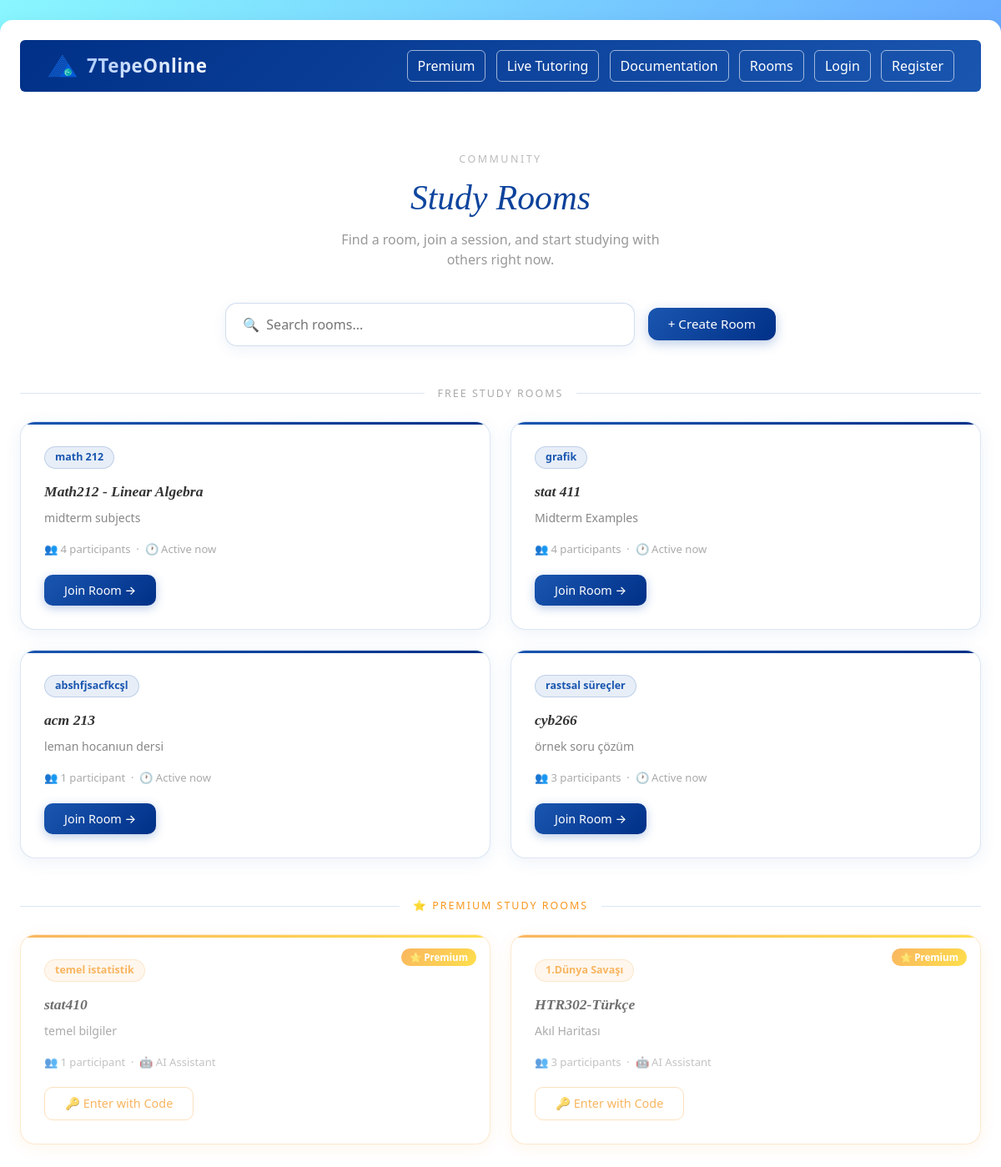
/rooms/, run on the app's committed database.
### core/models.py (models this page shows, shortened)
class StudyRoom(models.Model):
    title = models.CharField(max_length=200)
    subject = models.CharField(max_length=100)
    description = models.TextField()
    creator = models.ForeignKey(User, on_delete=models.CASCADE)
    participants = models.ManyToManyField(User, related_name="joined_rooms", blank=True)
    created_at = models.DateTimeField(auto_now_add=True)
    is_premium_room = models.BooleanField(default=False)
    invite_code = models.CharField(max_length=8, blank=True, unique=True, null=True)

### core/views.py (the view)
# urls.py: path('rooms/', views.room_list, name='rooms'),
def room_list(request):
    query = request.GET.get('q')
    if query:
        free_rooms = StudyRoom.objects.filter(title__icontains=query, is_premium_room=False)
        premium_rooms_list = StudyRoom.objects.filter(title__icontains=query, is_premium_room=True)
    else:
        free_rooms = StudyRoom.objects.filter(is_premium_room=False)
        premium_rooms_list = StudyRoom.objects.filter(is_premium_room=True)
    try:
        is_premium = request.user.is_authenticated and request.user.userprofile.is_premium
    except:
        is_premium = False
    return render(request, 'rooms.html', {
        'rooms': free_rooms,
        'premium_rooms_list': premium_rooms_list,
        'is_premium': is_premium,
    })

### core/templates/rooms.html (shortened to what this page needs)
{% extends 'base.html' %}
{% block content %}
<div class="text-center" style="padding: 48px 20px 40px;">
    <div style="font-size:0.78rem; color:#bbb; text-transform:uppercase; letter-spacing:2.5px; margin-bottom:12px;">Community</div>
    <h1 style="font-family:'Playfair Display',Georgia,serif;font-style:italic;font-size:2.6rem;background:linear-gradient(135deg,#1a56b0,#003087);-webkit-background-clip:text;-webkit-text-fill-color:transparent;margin-bottom:12px;">Study Rooms</h1>
    <p style="color:#999;font-size:1rem;max-width:420px;margin:0 auto;">Find a room, join a session, and start studying with others right now.</p>
</div>
<div class="d-flex gap-3 align-items-center mb-5" style="max-width:660px; margin:0 auto;">
    <form method="GET" style="flex:1;">
        <input class="search-input" type="text" name="q" placeholder="🔍  Search rooms..." value="{{ request.GET.q }}">
    </form>
    <a href="/create-room/" class="btn px-4 py-2" style="
        background:linear-gradient(135deg,#1a56b0,#003087);
        color:white;border:none;border-radius:12px;
        font-size:0.95rem;font-weight:500;white-space:nowrap;
        box-shadow:0 4px 14px rgba(26,86,176,0.3);
        transition:transform 0.2s, box-shadow 0.2s;"
    onmouseover="this.style.transform='translateY(-2px)'"
    onmouseout="this.style.transform='translateY(0)'">
        + Create Room
    </a>
</div>
<div class="section-divider">
    <div class="section-divider-line"></div>
    <div style="font-size:0.78rem;color:#aaa;text-transform:uppercase;letter-spacing:2px;white-space:nowrap;">Free Study Rooms</div>
    <div class="section-divider-line"></div>
</div>
<div class="row g-4">
{% for room in rooms %}
<div class="col-md-6">
    <div class="room-card free-card">
        <span class="room-badge free-badge">{{ room.subject }}</span>
        <div class="room-title">{{ room.title }}</div>
        <div class="room-desc">{{ room.description }}</div>
        <div class="room-meta">👥 {{ room.participants.count }} participant{{ room.participants.count|pluralize }} &nbsp;·&nbsp; 🕐 Active now</div>
        <a href="/room/{{ room.id }}/" class="btn px-4 py-2" style="background:linear-gradient(135deg,#1a56b0,#003087);color:white;border:none;border-radius:10px;font-size:0.9rem;font-weight:500;box-shadow:0 3px 12px rgba(26,86,176,0.3);transition:transform 0.2s;"
        onmouseover="this.style.transform='translateY(-2px)'"
        onmouseout="this.style.transform='translateY(0)'">Join Room →</a>
    </div>
</div>
{% empty %}
<div class="col-12 text-center" style="padding:40px 0;">
    <div style="font-size:2.5rem;margin-bottom:12px;">📭</div>
    <p style="color:#aaa;">No free rooms yet. <a href="/create-room/" style="color:#1a56b0;font-weight:600;">Create one!</a></p>
</div>
{% endfor %}
</div>
{% if premium_rooms_list %}
<div class="section-divider" style="margin-top:48px;">
    <div class="section-divider-line"></div>
    <div style="font-size:0.78rem;color:#f7971e;text-transform:uppercase;letter-spacing:2px;white-space:nowrap;">⭐ Premium Study Rooms</div>
    <div class="section-divider-line"></div>
</div>
<div class="row g-4">
{% for room in premium_rooms_list %}
<div class="col-md-6">
    <div class="room-card premium-card" style="{% if not is_premium %}opacity:0.7;{% endif %}">
        <div style="position:absolute;top:16px;right:16px;background:linear-gradient(135deg,#f7971e,#ffd200);color:white;border-radius:20px;padding:2px 10px;font-size:0.72rem;font-weight:700;">⭐ Premium</div>
        <span class="room-badge premium-badge">{{ room.subject }}</span>
        <div class="room-title">{{ room.title }}</div>
        <div class="room-desc">{{ room.description }}</div>
        <div class="room-meta">👥 {{ room.participants.count }} participant{{ room.participants.count|pluralize }} &nbsp;·&nbsp; 🤖 AI Assistant</div>
        {% if is_premium or request.user.is_staff %}
        <a href="/room/{{ room.id }}/" class="btn px-4 py-2" style="background:linear-gradient(135deg,#f7971e,#ffd200);color:white;border:none;border-radius:10px;font-size:0.9rem;font-weight:500;box-shadow:0 3px 12px rgba(247,151,30,0.3);transition:transform 0.2s;"
        onmouseover="this.style.transform='translateY(-2px)'"
        onmouseout="this.style.transform='translateY(0)'">Join Room →</a>
        {% else %}
        <button onclick="showInviteModal('{{ room.id }}', '{{ room.title }}')" class="btn px-4 py-2" style="background:transparent;color:#f7971e;border:1.5px solid rgba(247,151,30,0.4);border-radius:10px;font-size:0.9rem;font-weight:500;cursor:pointer;">🔑 Enter with Code</button>
        {% endif %}
    </div>
</div>
{% endfor %}
</div>
{% endif %}
{% endblock %}

### core/templates/base.html (shortened to what this page needs)
{% load user_tags %}
<!DOCTYPE html>
{% load static %}
<html>
<head>
    <link href="https://cdn.jsdelivr.net/npm/bootstrap@5.3.0/dist/css/bootstrap.min.css" rel="stylesheet">
</head>
<body>
<div class="container-fluid mt-4 p-4" style="background-color:white; border-radius:15px; box-shadow:0 10px 25px rgba(0,0,0,0.1); min-height:80vh;">
    <nav class="navbar navbar-expand-lg rounded" style="background: linear-gradient(135deg, #003087, #1a56b0); padding: 12px 20px; position:relative; z-index:1000;">
        <div class="container-fluid">
            <a href="/" style="display:flex;align-items:center;gap:10px;text-decoration:none;">
                <img src="{% static 'images/yeditepe_logo.png' %}" alt="Yeditepe" style="height:38px;width:38px;object-fit:contain;mix-blend-mode:screen;">
                <span style="font-family:'Segoe UI',Arial,sans-serif; font-style:normal; font-weight:900; font-size:1.4rem; background:linear-gradient(135deg,#a8c8ff,#ffffff); -webkit-background-clip:text; -webkit-text-fill-color:transparent; letter-spacing:0.5px;">7TepeOnline</span>
            </a>
            <div>
                <a class="btn me-2" href="/premium/" style="border:1.5px solid rgba(255,255,255,0.6); color:white; background:transparent;" onmouseover="this.style.background='rgba(255,255,255,0.25)'" onmouseout="this.style.background='transparent'">Premium</a>
                <a class="btn me-2" href="/premium-rooms/" style="border:1.5px solid rgba(255,255,255,0.6); color:white; background:transparent;" onmouseover="this.style.background='rgba(255,255,255,0.25)'" onmouseout="this.style.background='transparent'">Live Tutoring</a>
                <a class="btn me-2" href="/documentation/" style="border:1.5px solid rgba(255,255,255,0.6); color:white; background:transparent;" onmouseover="this.style.background='rgba(255,255,255,0.25)'" onmouseout="this.style.background='transparent'">Documentation</a>
                <a class="btn me-2" href="/rooms/" style="border:1.5px solid rgba(255,255,255,0.6); color:white; background:transparent;" onmouseover="this.style.background='rgba(255,255,255,0.25)'" onmouseout="this.style.background='transparent'">Rooms</a>
                {% if request.user.is_authenticated %}
                    {% if request.user.is_authenticated %}
                    <a href="/" style="position:relative;display:inline-flex;align-items:center;margin-right:6px;text-decoration:none;">
                        <button style="background:rgba(255,255,255,0.15);border:1px solid rgba(255,255,255,0.25);color:white;border-radius:10px;padding:6px 12px;cursor:pointer;font-size:0.9rem;">
                            💬
                            <span id="dmBell" style="display:none;position:absolute;top:-5px;right:-5px;background:#e74c3c;color:white;border-radius:50%;width:18px;height:18px;font-size:0.65rem;font-weight:700;align-items:center;justify-content:center;line-height:18px;text-align:center;"></span>
                        </button>
                    </a>
                    <div style="position:relative;display:inline-block;margin-right:10px;">
                        <button onclick="toggleNotifications()" id="notifBell" style="background:rgba(255,255,255,0.15);border:1px solid rgba(255,255,255,0.25);color:white;border-radius:10px;padding:6px 12px;cursor:pointer;font-size:0.9rem;position:relative;">
                            🔔 <span id="notifCount" style="display:none;position:absolute;top:-5px;right:-5px;background:#e74c3c;color:white;border-radius:50%;width:18px;height:18px;font-size:0.65rem;font-weight:700;display:none;align-items:center;justify-content:center;line-height:18px;text-align:center;"></span>
                        </button>
                        <div id="notifPanel" style="display:none;position:absolute;top:44px;right:0;background:white;border-radius:14px;box-shadow:0 8px 30px rgba(0,0,0,0.15);border:1.5px solid rgba(26,86,176,0.15);min-width:300px;z-index:9999;overflow:hidden;">
                            <div style="padding:12px 16px;background:linear-gradient(135deg,#1a56b0,#003087);color:white;font-size:0.85rem;font-weight:600;display:flex;justify-content:space-between;align-items:center;">
                                <span>🔔 Notifications</span>
                                <button onclick="markRead()" style="background:rgba(255,255,255,0.2);border:none;color:white;border-radius:6px;padding:2px 8px;font-size:0.75rem;cursor:pointer;">Mark all read</button>
                            </div>
                            <div id="notifList" style="max-height:320px;overflow-y:auto;">
                                <div style="padding:20px;text-align:center;color:#bbb;font-size:0.85rem;">Loading...</div>
                            </div>
                        </div>
                    </div>
                    {% endif %}
                    <span style="color:white; margin-right:8px;">
                        👤 {{ request.user.username }}{% user_badge_navbar request.user %}
                    </span>
                    <form action="/logout/" method="POST" style="display:inline; margin:0;">
                        {% csrf_token %}
                        <button class="btn" style="border:1.5px solid rgba(255,100,100,0.7); color:#ffcccc; background:transparent;" onmouseover="this.style.background='#e74c3c'; this.style.color='white'" onmouseout="this.style.background='transparent'; this.style.color='#ffcccc'">Logout</button>
                    </form>
                {% else %}
                    <a class="btn me-2" href="/login/" style="border:1.5px solid rgba(255,255,255,0.6); color:white; background:transparent;" onmouseover="this.style.background='rgba(255,255,255,0.25)'" onmouseout="this.style.background='transparent'">Login</a>
                    <a class="btn" href="/register/" style="border:1.5px solid rgba(255,255,255,0.6); color:white; background:transparent;" onmouseover="this.style.background='rgba(255,255,255,0.25)'" onmouseout="this.style.background='transparent'">Register</a>
                {% endif %}
            </div>
        </div>
    </nav>
    <div class="mt-4" style="overflow:visible;">
        {% block content %}
        {% endblock %}
    </div>
</div>
</body>
</html>

### core/templates/base.html (style rules this page uses)
body { background: linear-gradient(135deg, #89f7fe, #66a6ff, #c2e9fb); min-height: 100vh; }

### core/templates/rooms.html (style rules this page uses)
.room-card { border-radius: 18px; padding: 28px; height: 100%; background: white; transition: transform 0.3s, box-shadow 0.3s; position: relative; overflow: hidden; }
.room-card.free-card { border: 1.5px solid rgba(26,86,176,0.15); box-shadow: 0 4px 20px rgba(26,86,176,0.08); }
.room-card.free-card::before { content: ''; position: absolute; top: 0; left: 0; right: 0; height: 3px; background: linear-gradient(135deg, #1a56b0, #003087); border-radius: 18px 18px 0 0; }
.room-card.premium-card { border: 1.5px solid rgba(247,151,30,0.3); box-shadow: 0 4px 20px rgba(247,151,30,0.12); }
.room-card.premium-card::before { content: ''; position: absolute; top: 0; left: 0; right: 0; height: 3px; background: linear-gradient(135deg, #f7971e, #ffd200); border-radius: 18px 18px 0 0; }
.room-title { font-family: 'Playfair Display', Georgia, serif; font-style: italic; font-size: 1.1rem; color: #333; margin-bottom: 8px; font-weight: 600; }
.room-desc { font-size: 0.88rem; color: #888; line-height: 1.6; margin-bottom: 16px; }
.room-badge { display: inline-block; border-radius: 20px; padding: 3px 12px; font-size: 0.78rem; font-weight: 600; margin-bottom: 14px; }
.free-badge { background: rgba(26,86,176,0.1); color: #1a56b0; border: 1px solid rgba(26,86,176,0.2); }
.premium-badge { background: rgba(247,151,30,0.1); color: #f7971e; border: 1px solid rgba(247,151,30,0.25); }
.room-meta { font-size: 0.82rem; color: #aaa; margin-bottom: 20px; }
.search-input { width: 100%; padding: 13px 20px; border: 1.5px solid rgba(26,86,176,0.2); border-radius: 14px; font-size: 1rem; outline: none; transition: border-color 0.2s, box-shadow 0.2s; box-shadow: 0 4px 16px rgba(26,86,176,0.08); }
.section-divider { display: flex; align-items: center; gap: 16px; margin: 40px 0 24px; }
.section-divider-line { flex: 1; height: 1px; background: rgba(26,86,176,0.15); }

### data on the page
StudyRoom: subject "math 212", title "Math212 - Linear Algebra", description "midterm subjects", participants.count "4"
StudyRoom: subject "grafik", title "stat 411", description "Midterm Examples", participants.count "4"
StudyRoom: subject "abshfjsacfkcşl", title "acm 213", description "leman hocanıun dersi", participants.count "1"
StudyRoom: subject "rastsal süreçler", title "cyb266", description "örnek soru çözüm", participants.count "3"
StudyRoom: subject "temel istatistik", title "stat410", description "temel bilgiler", participants.count "1"
StudyRoom: subject "1.Dünya Savaşı", title "HTR302-Türkçe", description "Akıl Haritası", participants.count "3"
